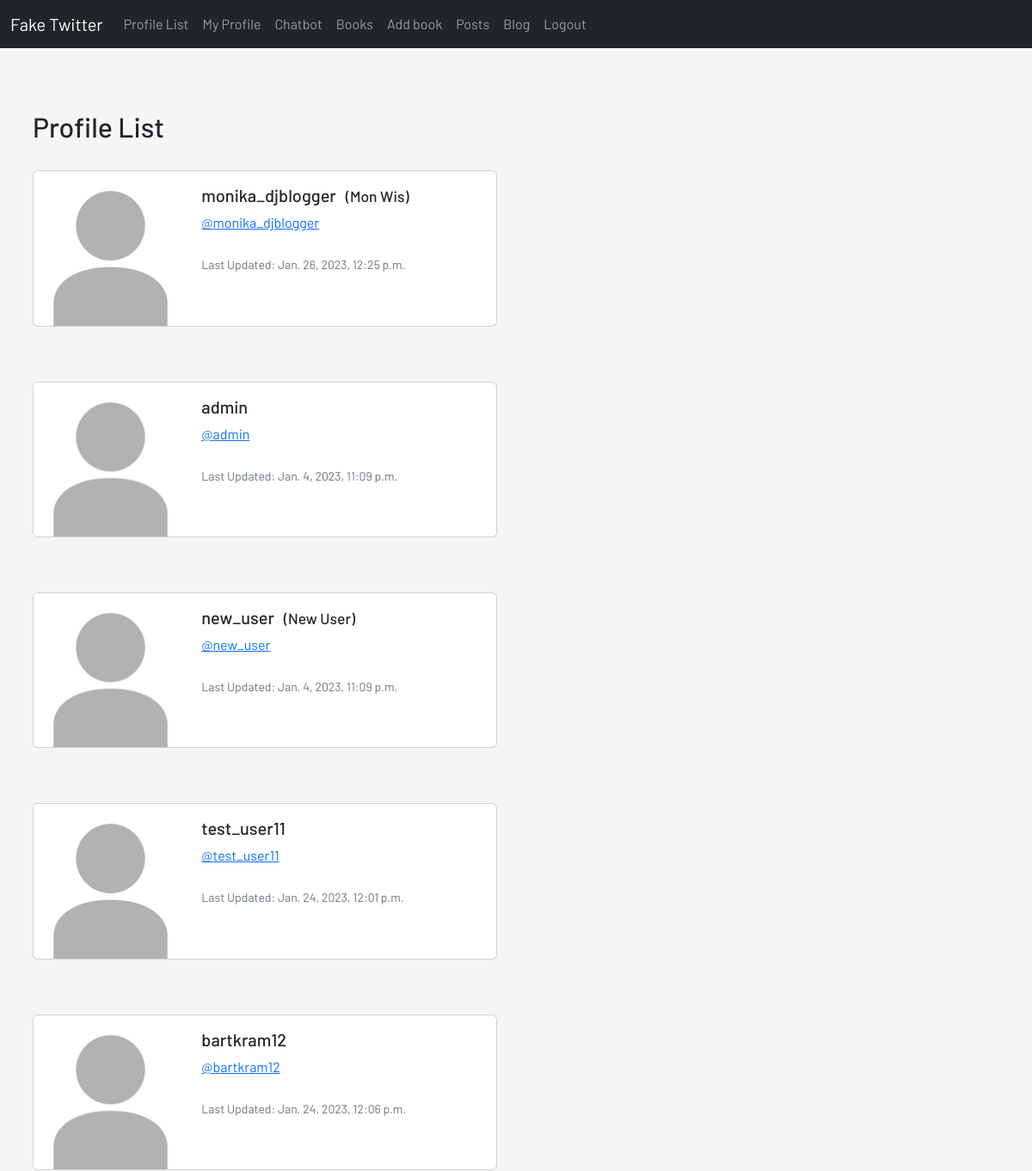
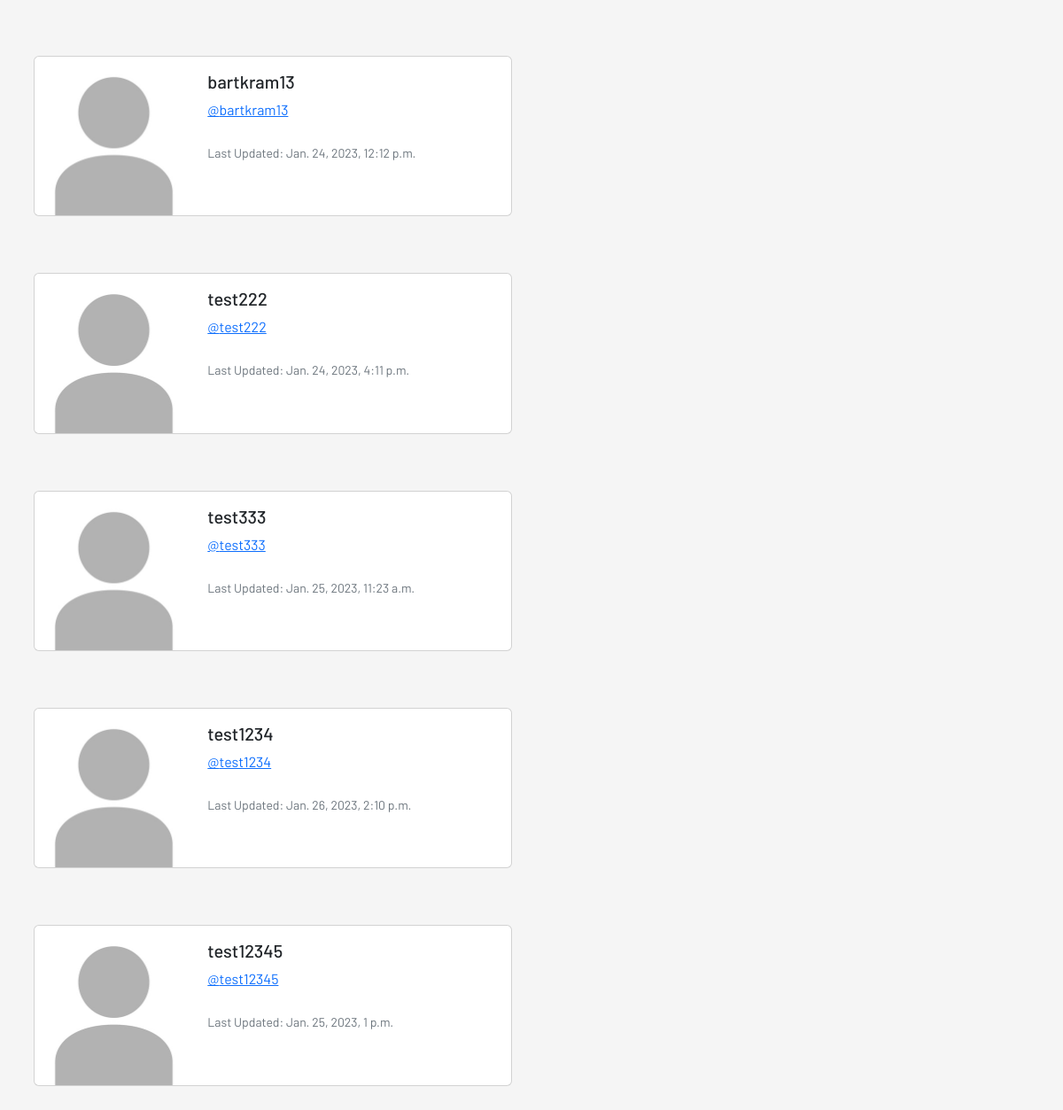
The page /profile-list/ (signed in) on the database its author committed (2 pictures, top to bottom).
### main/models.py (models this page shows, shortened)
class Profile(models.Model):
    user = models.OneToOneField(User, on_delete=models.CASCADE)
    follows = models.ManyToManyField('self', related_name='followed_by', symmetrical=False, blank=True)
    date_modified = models.DateTimeField(User, auto_now=True)

### main/views.py (the view)
# urls.py: path('profile-list/', views.profile_list, name='profile_list'),
def profile_list(request):
    if request.user.is_authenticated:
        profiles = Profile.objects.all()
        return render(request, 'main/profile_list.html', {'profiles': profiles})
    else:
        messages.info(request, 'You Must Be Logged In To View This Page...')
        return redirect('main:home')

### main/templates/main/profile_list.html (shortened to what this page needs)
{% extends 'base.html' %}
{% load static %}
{% block template %}
    {% include 'navbar-twitter.html' %}<br/>
    <div class="border-bottom border-1 border-dark">
        <div class="container py-5 px-2">
            <h2>Profile List</h2><br/>
            {% if profiles %}
                {% for profile in profiles %}
                    <div class="card mb-3" style="max-width: 540px;">
                        <div class="row g-0">
                            <div class="col-md-4">
                                <img src="{% static 'images/default_profile_img.jpg' %}" class="img-fluid rounded-start" alt="profile-img"></div>
                            <div class="col-md-8">
                                <div class="card-body">
                                    <h5 class="card-title">{{ profile.user.username }}
                                        {% if profile.user.first_name and profile.user.last_name %}
                                            <small>&nbsp;&nbsp;({{ profile.user.first_name|capfirst }} {{ profile.user.last_name|capfirst }})</small><br/>
                                        {% endif %}
                                    </h5>
                                    <a href="{% url 'main:profile' profile.user.id %}" class="card-text">@{{ profile.user.username|lower }}</a>
                                    <br/><br/>
                                    <p class="card-text"><small class="text-muted">Last Updated: {{ profile.date_modified }}</small></p>
                                </div>
                            </div>
                        </div>
                    </div>
                    <br/><br/>
                {% endfor %}
            {% endif %}
        </div>
    </div>
{% endblock %}

### static/css/main.css (style rules this page uses)
body { background-color: whitesmoke; }
html, body { font-family: 'Barlow', sans-serif; }

### rows shown on the page
Profile: user.username "monika_djblogger", user.first_name "Mon", user.last_name "Wis", date_modified "Jan. 26, 2023, 12:25 p.m."
Profile: user.username "admin", date_modified "Jan. 4, 2023, 11:09 p.m."
Profile: user.username "new_user", user.first_name "New", user.last_name "User", date_modified "Jan. 4, 2023, 11:09 p.m."
Profile: user.username "test_user11", date_modified "Jan. 24, 2023, 12:01 p.m."
Profile: user.username "bartkram12", date_modified "Jan. 24, 2023, 12:06 p.m."
Profile: user.username "bartkram13", date_modified "Jan. 24, 2023, 12:12 p.m."
Profile: user.username "test222", date_modified "Jan. 24, 2023, 4:11 p.m."
Profile: user.username "test333", date_modified "Jan. 25, 2023, 11:23 a.m."
Profile: user.username "test1234", date_modified "Jan. 26, 2023, 2:10 p.m."
Profile: user.username "test12345", date_modified "Jan. 25, 2023, 1 p.m."
